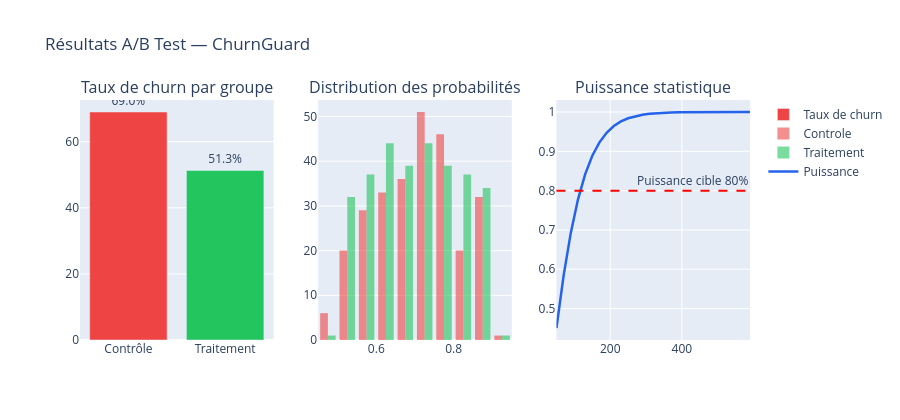

Source (notebook cell):
### Code cell
# ── Visualisation ──────────────────────────────────────────────────────────────
fig = make_subplots(rows=1, cols=3,
    subplot_titles=['Taux de churn par groupe',
                    'Distribution des probabilités',
                    'Puissance statistique'])

# 1. Taux de churn par groupe
fig.add_trace(go.Bar(
    x=['Contrôle', 'Traitement'],
    y=[taux_controle*100, taux_traitement*100],
    marker_color=['#ef4444', '#22c55e'],
    text=[f'{taux_controle:.1%}', f'{taux_traitement:.1%}'],
    textposition='outside', name='Taux de churn'
), row=1, col=1)

# 2. Distribution des probabilités
for groupe, color in [('Controle','#ef4444'),('Traitement','#22c55e')]:
    data_g = clients_a_risque[clients_a_risque['groupe']==groupe]['probabilite']
    fig.add_trace(go.Histogram(x=data_g, name=groupe,
                               marker_color=color, opacity=0.6, nbinsx=15), row=1, col=2)

# 3. Courbe de puissance statistique
analysis = NormalIndPower()
sample_sizes = np.arange(50, 600, 20)
effect_size = abs(taux_controle - taux_traitement) / np.sqrt(
    (taux_controle*(1-taux_controle) + taux_traitement*(1-taux_traitement)) / 2)
powers = [analysis.power(effect_size=effect_size, nobs1=n, alpha=0.05, ratio=1.0)
          for n in sample_sizes]
fig.add_trace(go.Scatter(x=sample_sizes, y=powers, mode='lines',
                          line=dict(color='#2563eb', width=2.5), name='Puissance'), row=1, col=3)
fig.add_hline(y=0.80, line_dash='dash', line_color='red',
              annotation_text='Puissance cible 80%', row=1, col=3)

fig.update_layout(height=420, title='Résultats A/B Test — ChurnGuard', barmode='group')
fig.show()

### Figure 1 — Plotly figure (JSON) as saved in the notebook; plotly's stock layout.template omitted (floating-point values rounded to 4 significant figures; data arrays with more than 128 entries replaced by an {"elided": "..."} marker saying what was removed)
{"data": [{"marker": {"color": ["#ef4444", "#22c55e"]}, "name": "Taux de churn", "text": ["69.0%", "51.3%"], "textposition": "outside", "type": "bar", "x": ["Contrôle", "Traitement"], "xaxis": "x", "y": [68.98, 51.3], "yaxis": "y"}, {"marker": {"color": "#ef4444"}, "name": "Controle", "nbinsx": 15, "opacity": 0.6, "type": "histogram", "x": {"elided": "274 float values"}, "xaxis": "x2", "yaxis": "y2"}, {"marker": {"color": "#22c55e"}, "name": "Traitement", "nbinsx": 15, "opacity": 0.6, "type": "histogram", "x": {"elided": "308 float values"}, "xaxis": "x2", "yaxis": "y2"}, {"line": {"color": "#2563eb", "width": 2.5}, "mode": "lines", "name": "Puissance", "type": "scatter", "x": [50, 70, 90, 110, 130, 150, 170, 190, 210, 230, 250, 270, 290, 310, 330, 350, 370, 390, 410, 430, 450, 470, 490, 510, 530, 550, 570, 590], "xaxis": "x3", "y": [0.4506, 0.584, 0.6925, 0.7772, 0.8413, 0.8887, 0.9229, 0.9472, 0.9642, 0.976, 0.984, 0.9894, 0.9931, 0.9955, 0.9971, 0.9981, 0.9988, 0.9992, 0.9995, 0.9997, 0.9998, 0.9999, 0.9999, 1.0, 1.0, 1.0, 1.0, 1.0], "yaxis": "y3"}], "layout": {"annotations": [{"font": {"size": 16}, "showarrow": false, "text": "Taux de churn par groupe", "x": 0.1444, "xanchor": "center", "xref": "paper", "y": 1, "yanchor": "bottom", "yref": "paper"}, {"font": {"size": 16}, "showarrow": false, "text": "Distribution des probabilités", "x": 0.5, "xanchor": "center", "xref": "paper", "y": 1, "yanchor": "bottom", "yref": "paper"}, {"font": {"size": 16}, "showarrow": false, "text": "Puissance statistique", "x": 0.8556, "xanchor": "center", "xref": "paper", "y": 1, "yanchor": "bottom", "yref": "paper"}, {"showarrow": false, "text": "Puissance cible 80%", "x": 1, "xanchor": "right", "xref": "x3 domain", "y": 0.8, "yanchor": "bottom", "yref": "y3"}], "barmode": "group", "height": 420, "shapes": [{"line": {"color": "red", "dash": "dash"}, "type": "line", "x0": 0, "x1": 1, "xref": "x3 domain", "y0": 0.8, "y1": 0.8, "yref": "y3"}], "title": {"text": "Résultats A/B Test — ChurnGuard"}, "xaxis": {"anchor": "y", "domain": [0, 0.2889]}, "xaxis2": {"anchor": "y2", "domain": [0.3556, 0.6444]}, "xaxis3": {"anchor": "y3", "domain": [0.7111, 1]}, "yaxis": {"anchor": "x", "domain": [0, 1]}, "yaxis2": {"anchor": "x2", "domain": [0, 1]}, "yaxis3": {"anchor": "x3", "domain": [0, 1]}}}
